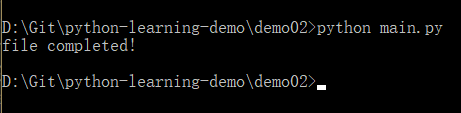
#> input picture python_showmethecode/demo01/imgs/1.png, 461 x 113 px, found by its file name; its folder holds only this picture in this run
$ python main.py
#> lines starting #> are read from the running program, lines starting #| are printed output that depends on the picture
import os
from PIL import Image

ios5_size=(640, 1136)
img_folders=os.path.join(os.path.dirname(__file__), "imgs")
output_folders=os.path.join(os.path.dirname(__file__), "output")

def is_image_file(file_path):
#> called with file_path = 'python_showmethecode/demo06/imgs/1.png'
    try:
        with Image.open(file_path) as img:
            # 能打开，则是图片
#> img is the input picture: PIL image 461x113 RGBA; mean R, G, B, A 9.1, 9.1, 8.9, 255
#> in trans_by_size, `img_obj.resize(ios5_size).save(output_path)`:
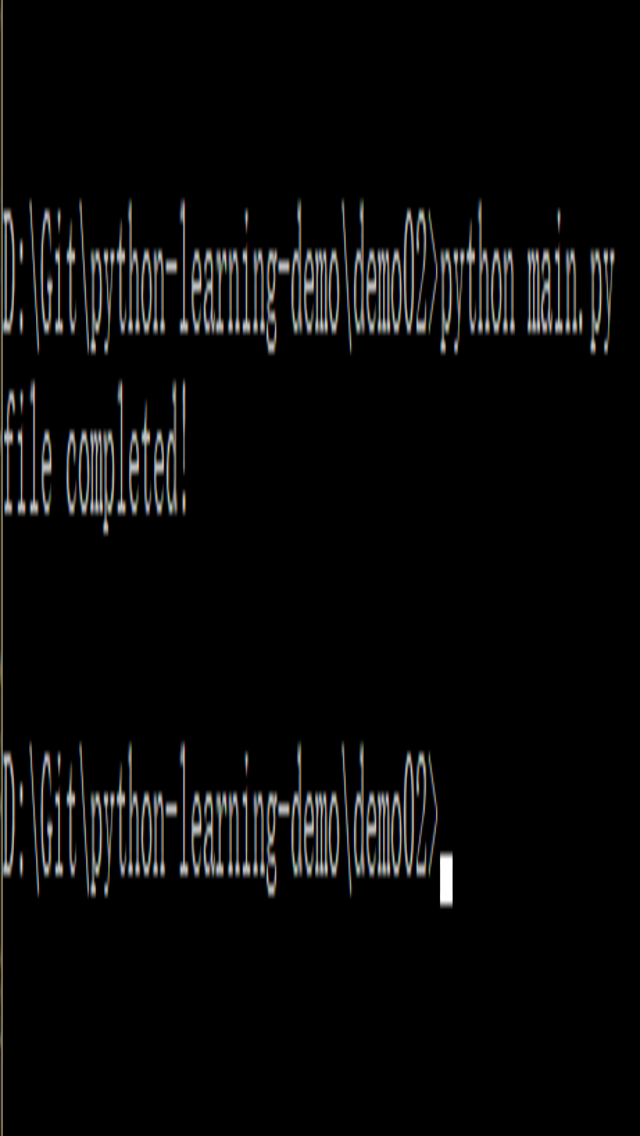
#> saved as resize_1.png: PIL image 640x1136 RGBA; mean R, G, B, A 9.5, 9.5, 9.3, 255
            return True
    except Exception as e:
        # 打开失败，文件非图片
        return False

def trans_by_ratio(img_path, img):
#> called with img_path = 'python_showmethecode/demo06/imgs/1.png', img = '1.png'
    img_obj=Image.open(img_path)
    (width, height)=img_obj.size
#> width = 461; height = 113
    # 计算等比例缩放后的图片尺寸
    w_ratio=width/ios5_size[0]
#> w_ratio = 0.72
    h_ratio=height/ios5_size[1]
#> h_ratio = 0.0995
    final_ratio=1
    if w_ratio >= h_ratio:
        final_ratio=w_ratio
#> final_ratio = 0.72
    else:
        final_ratio=h_ratio

    new_width=int(width/final_ratio)
#> new_width = 640
    new_height=int(height/final_ratio)
#> new_height = 156
    # 注意，这里resize后，要重新保持图片对象
    img_obj=img_obj.resize((new_width, new_height))
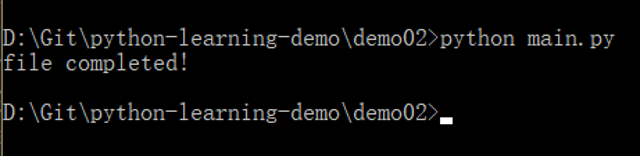
#> img_obj: PIL image 640x156 RGBA; mean R, G, B, A 9.5, 9.5, 9.3, 255

    # 画出iphone5分辨率大小的画布
    background=Image.new('RGB', ios5_size, (255, 255, 255))
#> background: PIL image 640x1136 RGB; every value is 255

    # 计算图片在背景的位置
    x=(ios5_size[0] - new_width) // 2
#> x = 0
    y=(ios5_size[1] - new_height) // 2
#> y = 490

    output_path=os.path.join(output_folders, f'resize_ratio_{img}')
    background.paste(img_obj, (x,y))
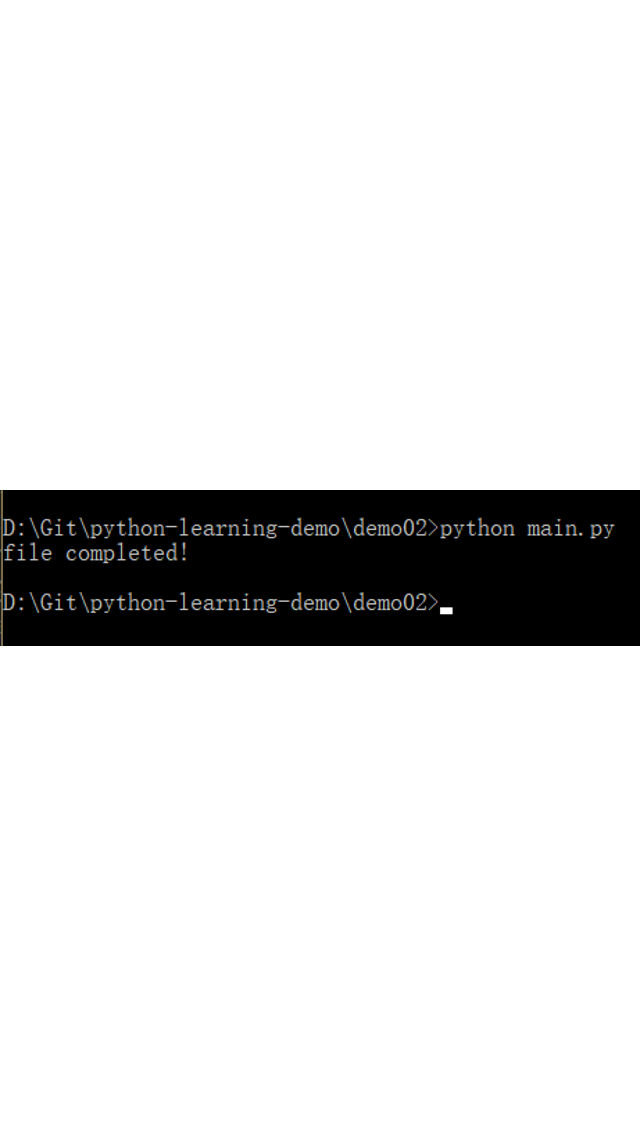
#> background: PIL image 640x1136 RGB; mean R, G, B 221.3, 221.3, 221.3
    background.save(output_path)

    img_obj.close()
    background.close()
    print(f'等比例缩放 ============> {img}转换成功')

def trans_by_size(img_path, img):
    output_path=os.path.join(output_folders, f'resize_{img}')
    img_obj=Image.open(img_path)
    img_obj.resize(ios5_size).save(output_path)
    img_obj.close()
    print(f'按尺寸缩放 ============> {img}转换成功')

"""
英语单词均以空格进行分割（无视语义）按照空格，分割出所有单词。
"""
if __name__ == "__main__":

    print('============ 不按照比例转换 ============')

    for img in os.listdir(img_folders):
        img_path=os.path.join(img_folders, img)
        if is_image_file(img_path):
            trans_by_size(img_path, img)

    print('============ 按照比例转换 ============')

    for img in os.listdir(img_folders):
        img_path=os.path.join(img_folders, img)
        if is_image_file(img_path):
            trans_by_ratio(img_path,img)

$ run again, on python_showmethecode/demo01/imgs/2.png
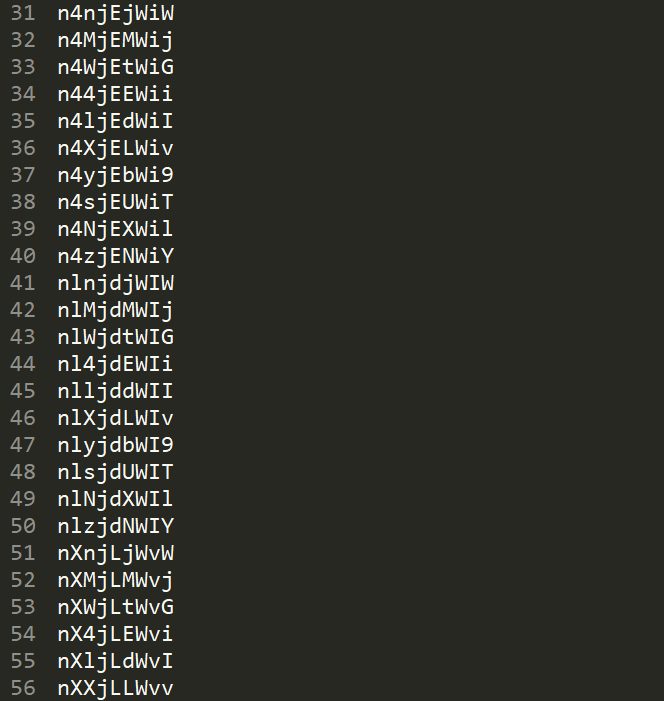
#> input picture python_showmethecode/demo01/imgs/2.png, 664 x 701 px, found by its file name
#> in is_image_file, img is the input picture: PIL image 664x701 RGBA; mean R, G, B, A 46.4, 47.4, 41.4, 255
#> in trans_by_size, `img_obj.resize(ios5_size).save(output_path)`:
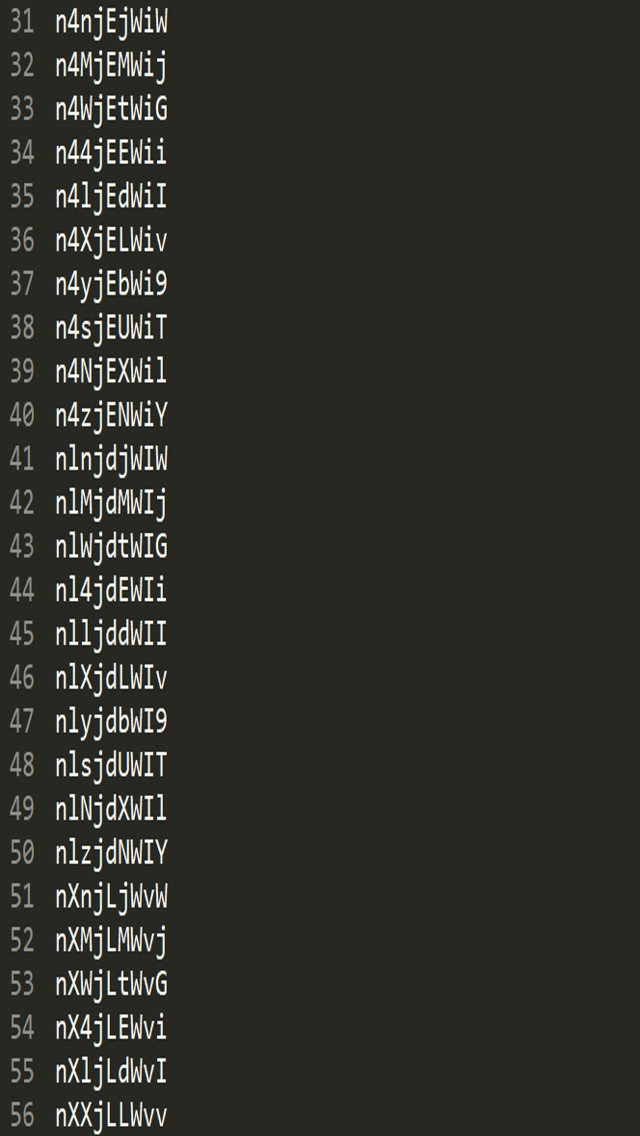
#> saved as resize_2.png: PIL image 640x1136 RGBA; mean R, G, B, A 46.3, 47.4, 41.4, 255
#> in trans_by_ratio, `background.paste(img_obj, (x,y))`:
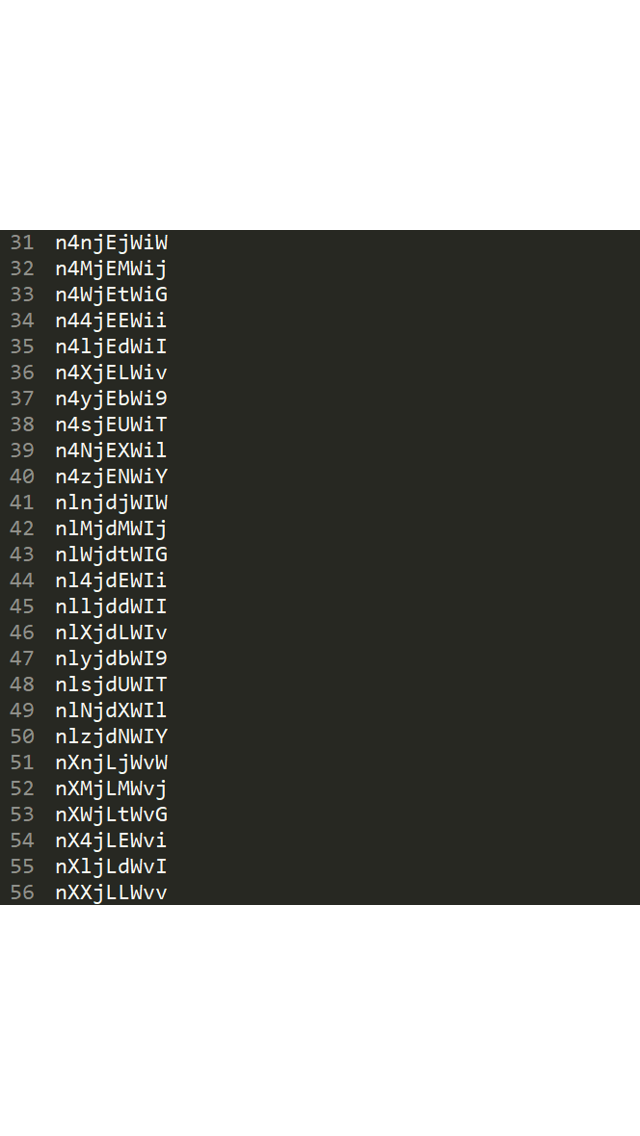
#> background: PIL image 640x1136 RGB; mean R, G, B 131, 131.6, 128.1
